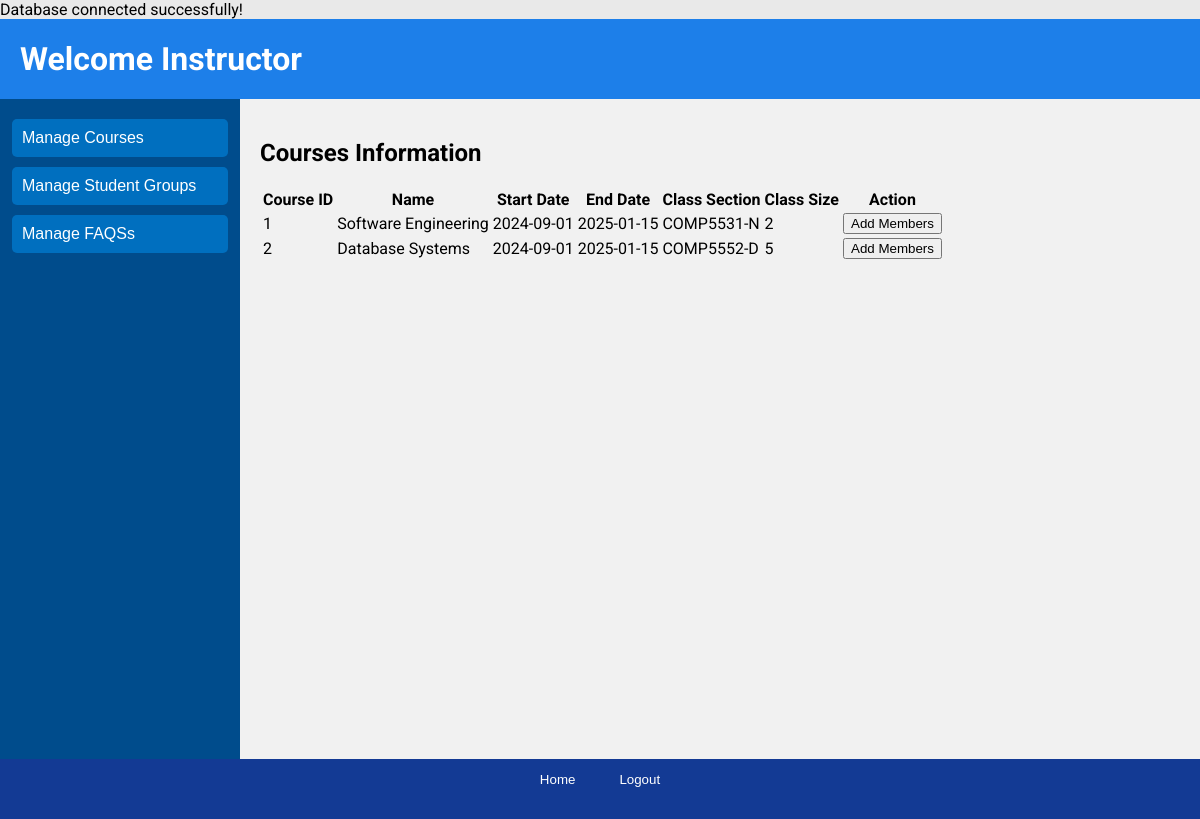
/users/instructor/manage_courses.php, run on an earlier commit of the app's database.
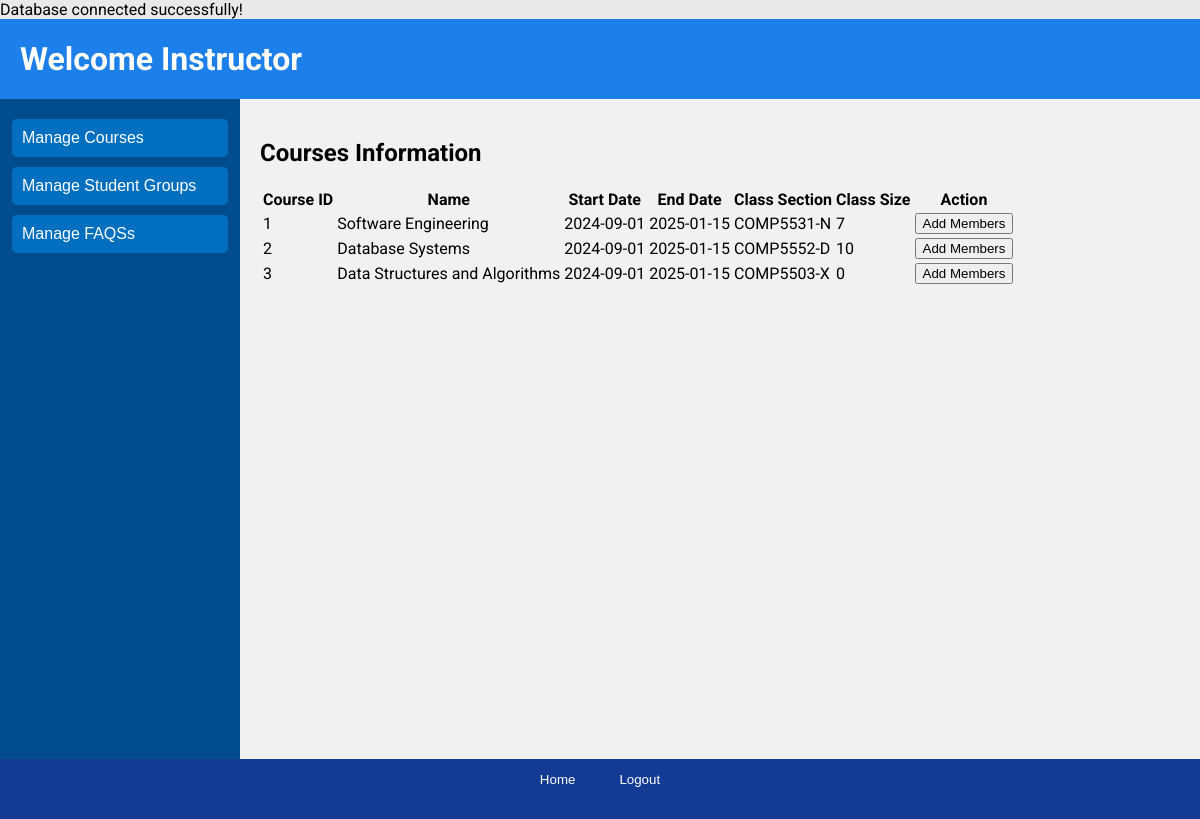
And on a later commit of the database.
### tables this page shows
CREATE TABLE IF NOT EXISTS CourseSection (
  SectionID INT AUTO_INCREMENT PRIMARY KEY,
  CourseID INT,
  SectionNumber VARCHAR(10),
  StartDate DATE,
  EndDate DATE,
  FOREIGN KEY (CourseID) REFERENCES Course(CourseID) ON DELETE CASCADE
);

CREATE TABLE IF NOT EXISTS Course (
  CourseID INT AUTO_INCREMENT PRIMARY KEY,
  CourseCode VARCHAR(10) UNIQUE NOT NULL,
  Name VARCHAR(255),
  StartDate DATE,
  EndDate DATE
);

### users/instructor/manage_courses.php (the view, shortened to what this page needs)
<?php
require_once '../../database.php';
try {
    $query = "
    SELECT
    c.CourseID,
    c.Name,
    cs.SectionID,
    cs.SectionNumber,
    cs.StartDate,
    cs.EndDate,
    COUNT(se.StudentID) AS ClassSize
FROM
    Course c
JOIN
    CourseSection cs ON c.CourseID = cs.CourseID
LEFT JOIN
    StudentEnrollment se ON cs.SectionID = se.SectionID
GROUP BY
    c.CourseID, cs.SectionID, cs.SectionNumber, cs.StartDate, cs.EndDate
ORDER BY
    c.CourseID, cs.SectionNumber;
    ";
    $stmt = $pdo->prepare($query);
    $stmt->execute();
    $courses = $stmt->fetchAll(PDO::FETCH_ASSOC);
} catch (PDOException $e) {
    die("Could not connect to the database: " . $e->getMessage());
}
?>
<!DOCTYPE html>
<html lang="en">
<head>
    <link rel="stylesheet" href="../../css/index.css">
</head>
<body>
<div class="page">
        <header class="header">
            <h1>Welcome Instructor</h1>
        </header>
        <div class="sidebar">
            <button onclick="location.href='manage_courses.php'">Manage Courses</button>
            <button onclick="location.href='manage_student_groups.php'">Manage Student Groups</button>
            <button onclick="location.href='manage_faqs.php'">Manage FAQSs</button>
        </div>
        <main class="main">
            <h2>Courses Information</h2>
            <table>
                <thead>
                    <tr>
                        <th>Course ID</th>
                        <th>Name</th>
                        <th>Start Date</th>
                        <th>End Date</th>
                        <th>Class Section</th>
                        <th>Class Size</th>
                        <th>Action</th>
                    </tr>
                </thead>
                <tbody>
                    <?php foreach ($courses as $course): ?>
                    <tr>
                        <td><?= htmlspecialchars($course['CourseID']) ?></td>
                        <td><?= htmlspecialchars($course['Name']) ?></td>
                        <td><?= htmlspecialchars($course['StartDate']) ?></td>
                        <td><?= htmlspecialchars($course['EndDate']) ?></td>
                        <td><?= htmlspecialchars($course['SectionNumber']) ?></td>
                        <td><?= htmlspecialchars($course['ClassSize']) ?></td>
                        <td><button onclick="openModal(<?= $course['CourseID'] ?>, <?= $course['SectionID'] ?>)">Add Members</button></td>
                    </tr>
                    <?php endforeach; ?>
                </tbody>
            </table>
        </main>
        <footer class="footer">
            <button onclick="location.href='../home.php'">Home</button>
            <button onclick="location.href='../../logout.php'">Logout</button>
        </footer>
    </div>
</body>
</html>

What changed in the data, as far as the page shows it:
computed for coursesection "COMP5531-N": ClassSize "2" → "7"
computed for coursesection "COMP5552-D": ClassSize "5" → "10"
added coursesection: CourseID.CourseID "3", CourseID.Name "Data Structures and Algorithms", StartDate "2024-09-01", EndDate "2025-01-15", SectionNumber "COMP5503-X", ClassSize "0"
